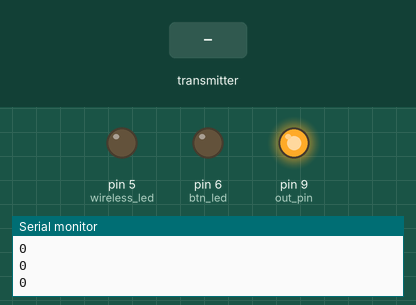
Simulated run of this sketch. Board: Arduino Uno, built with avr-gcc and run on an emulated ATmega328P. Shown: output pins drawn as LEDs (lit = HIGH), the last lines printed to the serial monitor. Inputs (shaded band) come from the test bench. No radio packets arrive unless stated.

Above: at 1.2 s.
1.3 s: the transmitter starts sending button_state = 1
At 1.9 s:
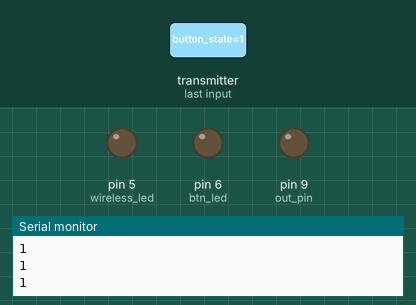
2.8 s: the transmitter starts sending button_state = 0
At 3.3 s:
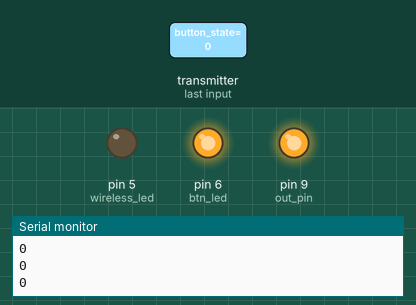
Timing chart, 0 to 5.8 s (numbered marks = the images above; inputs shaded):
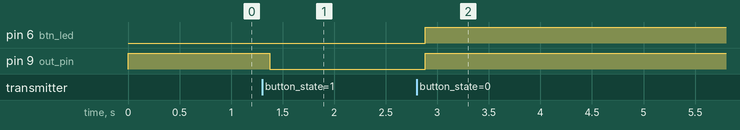

The sketch:

rx.ino
```cpp
#include <SPI.h>
#include <nRF24L01.h>
#include <RF24.h>
RF24 radio(10, 7); // CE, CSN
const byte address[6] = "000001";
boolean button_state = false;
int btn_led = 6;
int wireless_led = 5;
int out_pin = 9;

void setup() {
  Serial.begin(9600);

  pinMode(btn_led, OUTPUT);
  pinMode(wireless_led, OUTPUT);
  pinMode(out_pin, OUTPUT);
  digitalWrite(out_pin, HIGH);

  radio.begin();
  radio.openReadingPipe(0, address);   //Setting the address at which we will receive the data
  radio.setPALevel(RF24_PA_MIN);       //You can set this as minimum or maximum depending on the distance between the transmitter and receiver.
  radio.startListening();              //This sets the module as receiver
}

void loop()
{
  /*
  if (radio.available())              //Looking for the data.
  {
    digitalWrite(wireless_led, HIGH);
    delay(50);
    digitalWrite(wireless_led, LOW);
    /*
    char text[32] = "";                 //Saving the incoming data
    radio.read(&text, sizeof(text));    //Reading the data
    */
    if(radio.available())
    {
      delay(50);
      radio.read(&button_state, sizeof(button_state));    //Reading the data
      if(button_state)
      {
       digitalWrite(btn_led, LOW);
       digitalWrite(out_pin, LOW);
      }
     else
      {
       digitalWrite(btn_led, HIGH);
       digitalWrite(out_pin, HIGH);
      }
    }
    /*
    digitalWrite(wireless_led, HIGH);
    delay(1000);
    digitalWrite(wireless_led, LOW);

    if(strcmp(text, "GO") == 0)
    {
      digitalWrite(btn_led, HIGH);
    }
    else if(strcmp(text, "STOP") == 0)
    {
      digitalWrite(btn_led, LOW);
    }

    if(button_state)
    {
      digitalWrite(btn_led, HIGH);
    }
    else
    {
      digitalWrite(btn_led, LOW);
    }
  delay(50);
  }
  digitalWrite(btn_led, HIGH);
  delay(50);
  digitalWrite(btn_led, LOW);
  */
  Serial.println(button_state);
  delay(25);
 }
```

Measured:
- after the input at 1.3 s, pin 9 (out_pin): HIGH → LOW after 0.07 s
- after the input at 2.8 s, pin 6 (btn_led), pin 9 (out_pin): LOW → HIGH after 0.08 s
